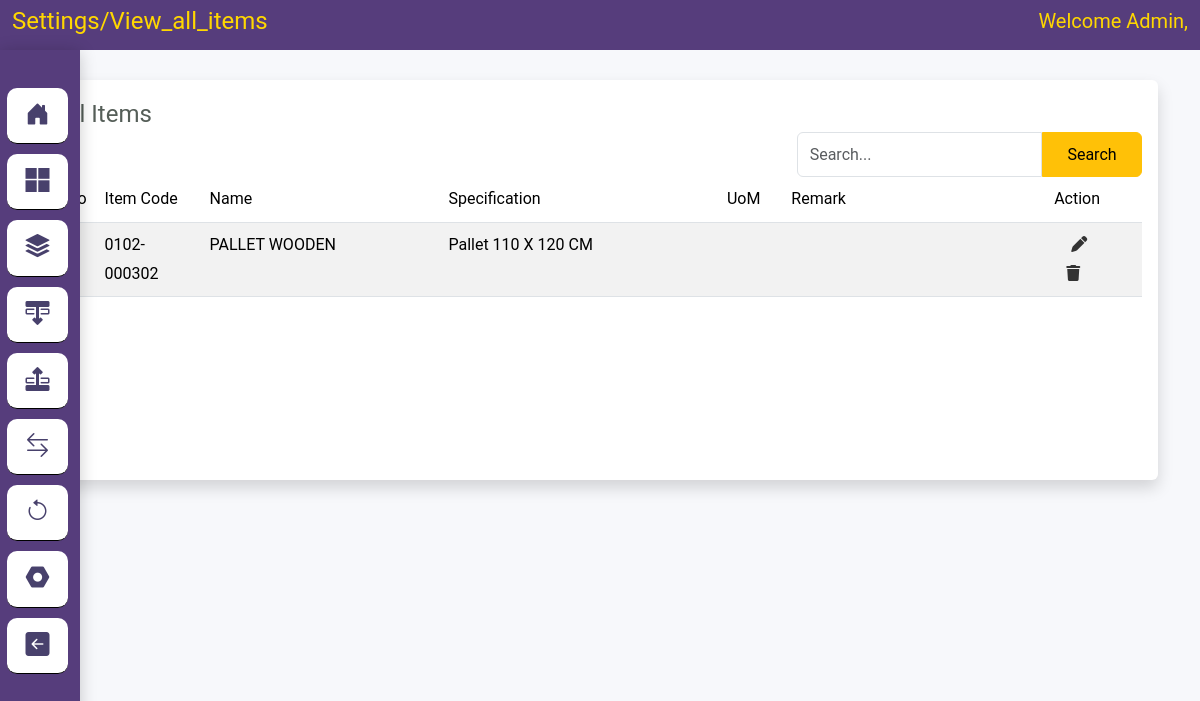
The page /index.php/settings/view_all_items on the database as committed earlier.
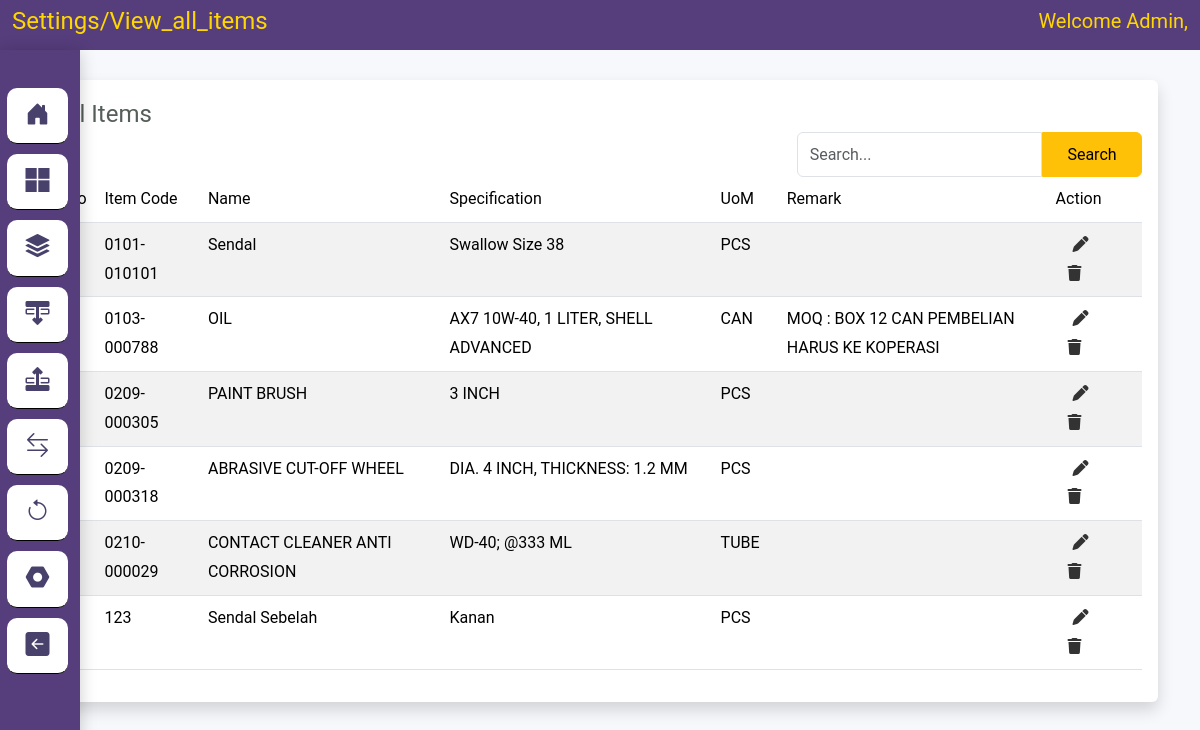
The same page on the database as committed later.
### tables this page shows
CREATE TABLE `items` (
  `item_code` varchar(50) NOT NULL,
  `name` varchar(200) NOT NULL,
  `specification` varchar(200) NOT NULL,
  `uom` varchar(50) NOT NULL,
  `remarks` text DEFAULT NULL,
  `image` varchar(100) DEFAULT NULL
);

### application/controllers/Settings.php (called while the page is built, shortened)
<?php
class Settings extends CI_Controller
{
    public function __construct()
    {
        $this->load->helper('download');
		$this->load->library(array('form_validation', 'upload', 'excel'));
    }
    public function view_all_items()
    {
        if ($this->input->post('search')) {
            $data['keyword'] = $this->input->post('keyword');
            $this->session->set_userdata('keyword_item', $data['keyword']);
        } else {
            $data['keyword'] = $this->session->userdata('keyword_item');;
        }
        $this->db->like('item_code', $data['keyword'])->or_like('name', $data['keyword'])->or_like('specification', $data['keyword'])->or_like('uom', $data['keyword'])->or_like('remarks', $data['keyword']);
        $this->db->from('items');
        $config['total_rows'] = $this->db->count_all_results();
        $data['total_rows'] = $config['total_rows'];
        $config['per_page'] = 10;
        $data['judul'] = 'Settings/view_all_items';
        $data['start'] = $this->uri->segment(3);
        $this->db->like('item_code', $data['keyword'])->or_like('name', $data['keyword'])->or_like('specification', $data['keyword'])->or_like('uom', $data['keyword'])->or_like('remarks', $data['keyword']);
        $this->db->from('items');
        $this->db->limit($config['per_page'], $data['start']);
        $data['items'] = $this->db->get()->result();
        $this->load->view('template/header', $data);
        $this->load->view('settings/all_items', $data);
    }
}

### index.php (called while the page is built, shortened)
<?php
require_once BASEPATH.'core/CodeIgniter.php';

### application/views/settings/all_items.php (the view, shortened to what this page needs)
<div class="container" style="margin-top: 80px;">
    <div class="cards shadow p-3 mb-3 bg-white rounded" style="min-height: 400px; margin-top:3px;">
        <div class=" cards-header card-header-text">
            <h4 class="card-title">All Items</h4>
            <div class="row">
                <div class="col">
                </div>
                <div class="col-md-4">
                    <form action="<?= base_url() . 'settings/view_all_items' ?>" method="POST" autocomplete="off">
                        <div class="input-group">
                            <input type="text submit" class="form-control" id="keyword" name="keyword"
                                value="<?= $this->session->userdata('keyword_item') ?>" placeholder="Search...">
                            <input type="submit" class="btn btn-warning"
                                style="margin:0px; height:45px; font-size:medium;" name="search" value="Search">
                        </div>
                    </form>
                </div>
            </div>
        </div>
        <div class="card-content table-responsive">
            <table id="items" class="table table-striped table-hover">
                <thead class="text-primary">
                    <tr>
                        <th style="width:40px">No</th>
                        <th style="width:130px">Item Code</th>
                        <th style="width:350px">Name</th>
                        <th style="width:400px">Specification</th>
                        <th style="width:75px">UoM</th>
                        <th style="width:400px">Remark</th>
                        <th style="width:120px">Action</th>
                    </tr>
                </thead>
                <tbody>
                    <?php
                        $i = $start+1;
                        foreach ($items as $data) {
                    ?>
                    <tr>
                        <td><?= $i ?></td>
                        <td><?= $data->item_code ?></td>
                        <td><?= $data->name ?></td>
                        <td><?= $data->specification ?></td>
                        <td><?= $data->uom ?></td>
                        <td><?= $data->remarks ?></td>
                        <td>
                            <div class="container">
                                <div class="row between">
                                    <div class="col">
                                        <a href="" data-bs-toggle="modal"
                                            data-bs-target="#change<?= $data->item_code ?>"><i class="fa-solid fa-pen"
                                                style="margin-left:5px"></i></a>
                                    </div>
                                    <div class="col">
                                        <a href="<?= base_url() ?>settings/delete_item?item_code=<?= $data->item_code ?>"
                                            onclick="return confirm('Are You Sure Want Delete This Item ?')"><i
                                                class="fa-solid fa-trash"></i></a>
                                    </div>
                                </div>
                            </div>
                        </td>
                    </tr>
                    <?php $i++; } ?>
                </tbody>
            </table>
        </div>
    </div>
</div>

Rows that differ between the two databases and show on the page:
removed items: item_code "0102-000302", name "PALLET WOODEN", specification "Pallet 110 X 120 CM"
added items: item_code "0101-010101", name "Sendal", specification "Swallow Size 38", uom "PCS"
added items: item_code "0103-000788", name "OIL", specification "AX7 10W-40, 1 LITER, SHELL ADVANCED", uom "CAN", remarks "MOQ : BOX 12 CAN PEMBELIAN HARUS KE KOPERASI"
added items: item_code "0209-000305", name "PAINT BRUSH", specification "3 INCH", uom "PCS"
added items: item_code "0209-000318", name "ABRASIVE CUT-OFF WHEEL", specification "DIA. 4 INCH, THICKNESS: 1.2 MM", uom "PCS"
added items: item_code "0210-000029", name "CONTACT CLEANER ANTI CORROSION", specification "WD-40; @333 ML", uom "TUBE"
added items: item_code "123", name "Sendal Sebelah", specification "Kanan", uom "PCS"
